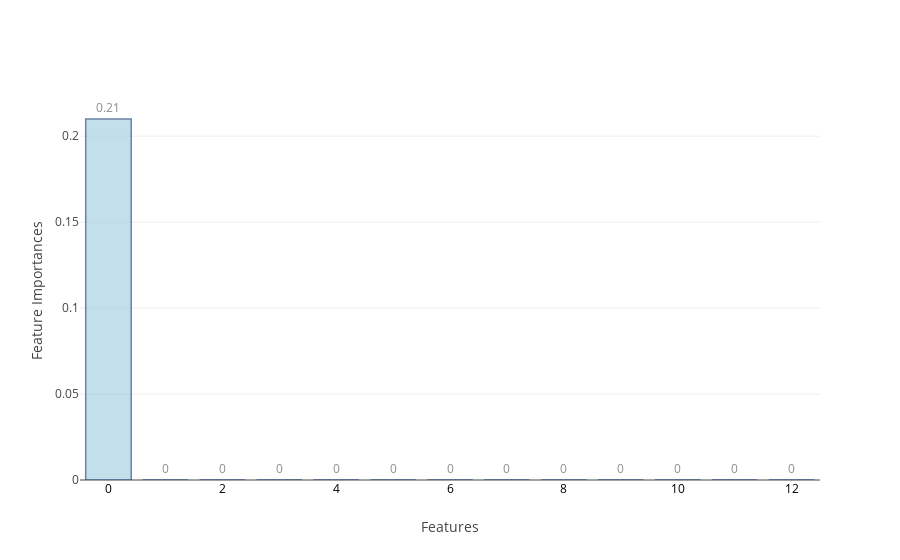
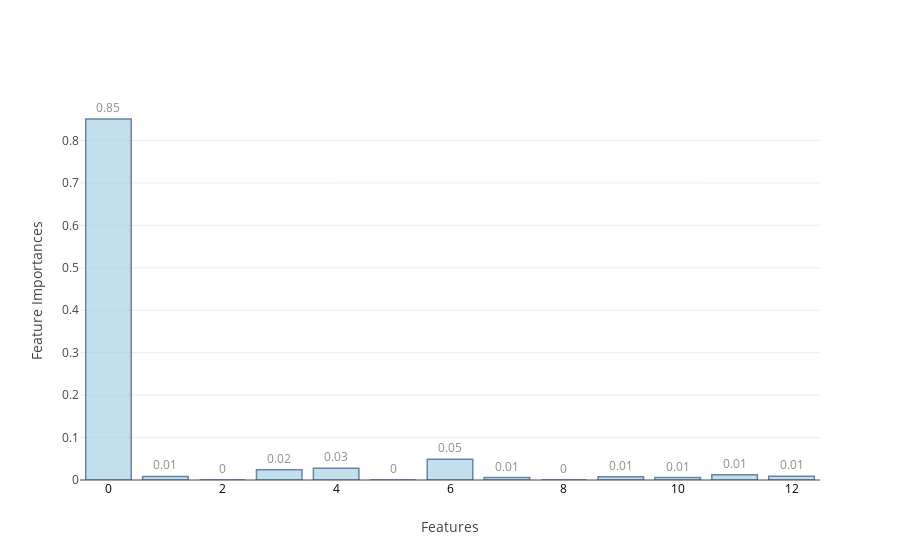
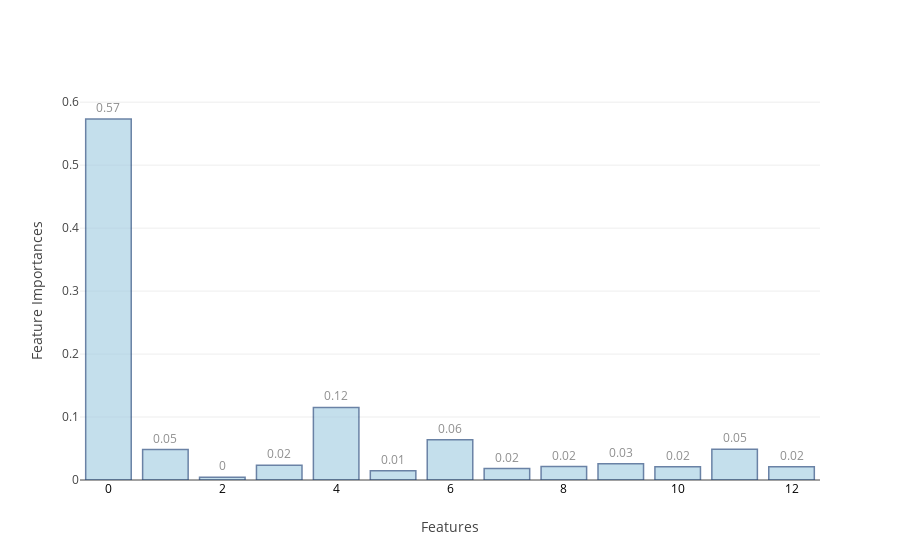
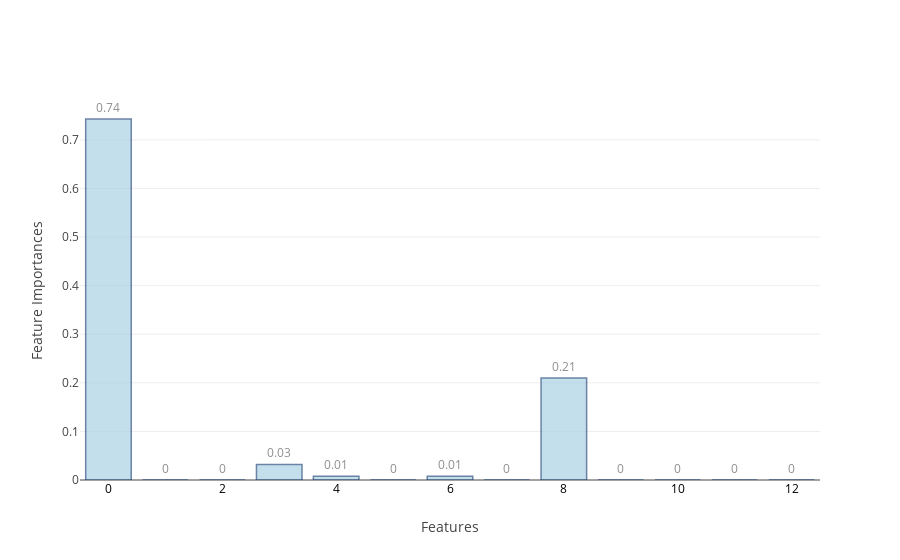

The notebook cell these images were saved under, in order:
### Code cell
feat_imp_10=[None]*4
j=0
for i in range(0,9):
    if i>=2 and i<=5:
        model,cm_train,cm_test,acc_train,acc_test,cm,accuracy,threshold,roc_auc,feat_imp_10[j]=f[i](X_train,Y_train,X_test,Y_test)
        j=j+1
    else:
        model,cm_train,cm_test,acc_train,acc_test,cm,accuracy,threshold,roc_auc=f[i](X_train,Y_train,X_test,Y_test)
    table_80_50_10_train.loc[i]=   ([acc_train,cm_train.TP,cm_train.TN,cm_train.FP,cm_train.FN,cm_train.FPR,cm_train.FNR])
    table_80_50_10_test.loc[i] =   ([acc_test ,cm_test.TP, cm_test.TN, cm_test.FP, cm_test.FN, cm_test.FPR, cm_test.FNR])
    table_80_50_10_test_roc.loc[i]=([accuracy, cm.TP,  cm.TN,   cm.FP, cm.FN,  cm.FPR, cm.FNR, threshold,roc_auc])
    print("\n")

### Figure 1 — Plotly figure (JSON) as saved in the notebook; plotly's stock layout.template omitted (floating-point values rounded to 4 significant figures)
{"data": [{"marker": {"color": "rgb(158,202,225)", "line": {"color": "rgb(8,48,107)", "width": 1.5}}, "opacity": 0.6, "text": [0.21, 0, 0, 0, 0, 0, 0, 0, 0, 0, 0, 0, 0], "textposition": "outside", "type": "bar", "uid": "d3e91fe0-2890-45ca-91bf-5665f94c230e", "x": [0, 1, 2, 3, 4, 5, 6, 7, 8, 9, 10, 11, 12], "y": [0.21, 0, 0, 0, 0, 0, 0, 0, 0, 0, 0, 0, 0]}], "layout": {"xaxis": {"tickfont": {"color": "black", "size": 12}, "title": "Features"}, "yaxis": {"title": "Feature Importances"}}}

### Figure 2 — Plotly figure (JSON) as saved in the notebook; plotly's stock layout.template omitted (floating-point values rounded to 4 significant figures)
{"data": [{"marker": {"color": "rgb(158,202,225)", "line": {"color": "rgb(8,48,107)", "width": 1.5}}, "opacity": 0.6, "text": [0.85, 0.01, 0, 0.02, 0.03, 0, 0.05, 0.01, 0, 0.01, 0.01, 0.01, 0.01], "textposition": "outside", "type": "bar", "uid": "0f650ca3-28b2-4db7-a5d1-47b9b07e18a2", "x": [0, 1, 2, 3, 4, 5, 6, 7, 8, 9, 10, 11, 12], "y": [0.8506, 0.008399, 0, 0.02439, 0.02795, 0, 0.04873, 0.005753, 0, 0.007546, 0.005678, 0.01222, 0.008704]}], "layout": {"xaxis": {"tickfont": {"color": "black", "size": 12}, "title": "Features"}, "yaxis": {"title": "Feature Importances"}}}

### Figure 3 — Plotly figure (JSON) as saved in the notebook; plotly's stock layout.template omitted (floating-point values rounded to 4 significant figures)
{"data": [{"marker": {"color": "rgb(158,202,225)", "line": {"color": "rgb(8,48,107)", "width": 1.5}}, "opacity": 0.6, "text": [0.57, 0.05, 0, 0.02, 0.12, 0.01, 0.06, 0.02, 0.02, 0.03, 0.02, 0.05, 0.02], "textposition": "outside", "type": "bar", "uid": "607274c2-f475-4adf-9610-db2b0099530a", "x": [0, 1, 2, 3, 4, 5, 6, 7, 8, 9, 10, 11, 12], "y": [0.5733, 0.04834, 0.004375, 0.02342, 0.1152, 0.01479, 0.06375, 0.01822, 0.02139, 0.02601, 0.02118, 0.04892, 0.02107]}], "layout": {"xaxis": {"tickfont": {"color": "black", "size": 12}, "title": "Features"}, "yaxis": {"title": "Feature Importances"}}}

### Figure 4 — Plotly figure (JSON) as saved in the notebook; plotly's stock layout.template omitted (floating-point values rounded to 4 significant figures)
{"data": [{"marker": {"color": "rgb(158,202,225)", "line": {"color": "rgb(8,48,107)", "width": 1.5}}, "opacity": 0.6, "text": [0.74, 0, 0, 0.03, 0.01, 0, 0.01, 0, 0.21, 0, 0, 0, 0], "textposition": "outside", "type": "bar", "uid": "f033a156-9af9-49dd-aec4-4171d73c5607", "x": [0, 1, 2, 3, 4, 5, 6, 7, 8, 9, 10, 11, 12], "y": [0.7429, 0, 0, 0.03202, 0.007822, 0, 0.00755, 0, 0.2097, 0, 0, 0, 0]}], "layout": {"xaxis": {"tickfont": {"color": "black", "size": 12}, "title": "Features"}, "yaxis": {"title": "Feature Importances"}}}
